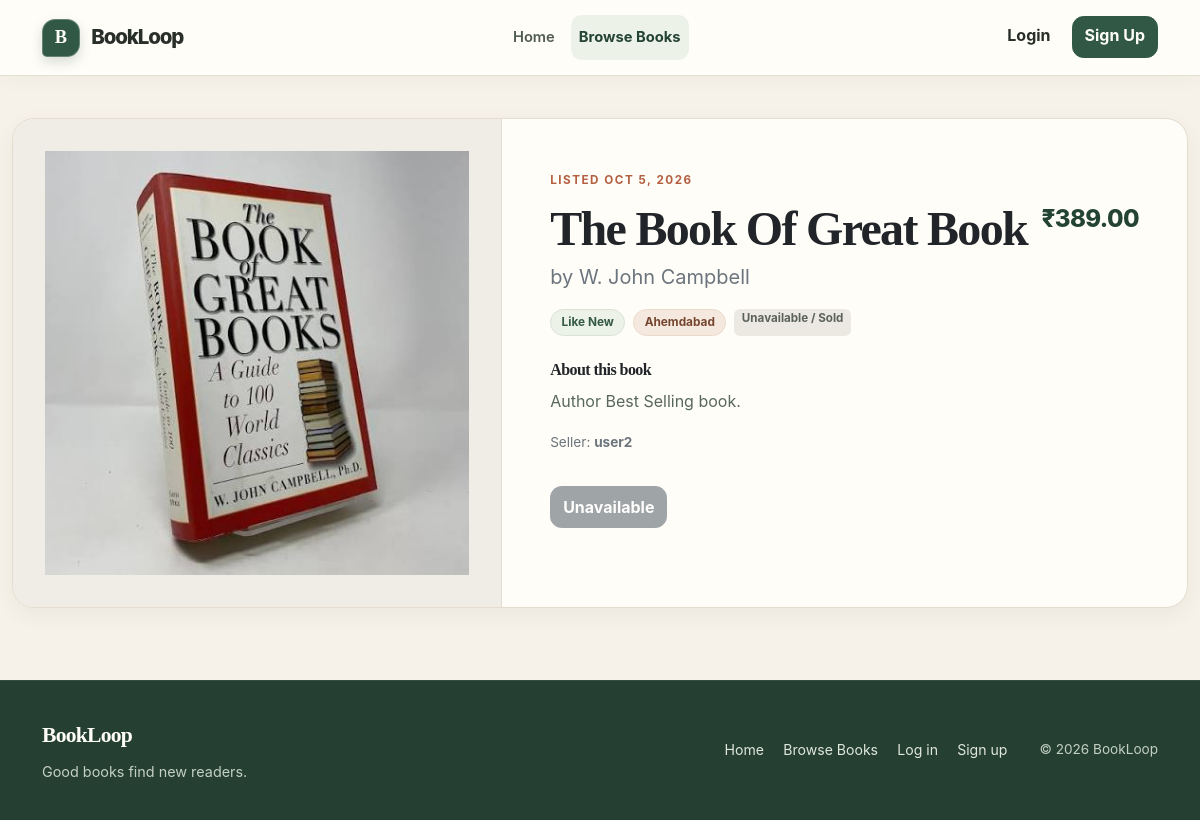
The app's page /books/22/ with its own data.
### apps/books/models.py (models this page shows, shortened)
class BookListing(models.Model):
    class Condition(models.TextChoices):
        NEW = 'New', 'New'
        LIKE_NEW = 'Like New', 'Like New'
        GOOD = 'Good', 'Good'
        FAIR = 'Fair', 'Fair'
    seller = models.ForeignKey(
        settings.AUTH_USER_MODEL,
        on_delete=models.CASCADE,
        related_name='book_listings',
    )
    title = models.CharField(max_length=200)
    author = models.CharField(max_length=200)
    description = models.TextField(blank=True)
    search_embedding = models.JSONField(default=list, blank=True)
    image_embedding = models.JSONField(default=list, blank=True)
    price = models.DecimalField(max_digits=10, decimal_places=2)
    condition = models.CharField(max_length=10, choices=Condition.choices)
    location = models.CharField(max_length=100)
    image = models.ImageField(upload_to='books/', blank=True)
    is_available = models.BooleanField(default=True)
    created_at = models.DateTimeField(auto_now_add=True)

### apps/books/views.py (the view)
# urls.py: path('<int:pk>/', views.listing_detail, name='detail'),
def listing_detail(request, pk):
    book = get_object_or_404(BookListing.objects.select_related('seller'), pk=pk)
    return render(request, 'books/detail.html', {'book': book})

### templates/books/detail.html (shortened to what this page needs)
{% extends 'base.html' %}
{% block content %}
<section class="book-detail card overflow-hidden">
    <div class="row g-0">
        <div class="col-md-5">
            {% if book.image %}
                <img src="{{ book.image.url }}" class="book-detail-image" alt="Cover of {{ book.title }}">
            {% else %}
                <div class="book-detail-image book-card-image-empty"><span>No cover image</span></div>
            {% endif %}
        </div>
        <div class="col-md-7">
            <div class="card-body p-4 p-lg-5">
                <span class="eyebrow">Listed {{ book.created_at|date:"M j, Y" }}</span>
                <div class="d-flex flex-wrap justify-content-between align-items-start gap-2">
                    <div>
                        <h1 class="h2 fw-bold mb-1">{{ book.title }}</h1>
                        <p class="text-secondary fs-5">by {{ book.author }}</p>
                    </div>
                    <span class="book-price fs-4">₹{{ book.price|floatformat:2 }}</span>
                </div>
                <div class="d-flex flex-wrap gap-2 mb-4">
                    <span class="badge condition-badge">{{ book.get_condition_display }}</span>
                    <span class="badge location-badge">{{ book.location }}</span>
                    {% if not book.is_available %}<span class="badge text-bg-secondary">Unavailable / Sold</span>{% endif %}
                </div>
                <h2 class="h6 fw-bold">About this book</h2>
                <p class="text-secondary book-description">{% if book.description %}{{ book.description|linebreaksbr }}{% else %}No description added.{% endif %}</p>
                <p class="small text-secondary">Seller: <strong>{{ book.seller.get_full_name|default:book.seller.username }}</strong></p>
                {% if user == book.seller %}
                    <div class="d-flex flex-wrap gap-2 mt-4">
                        <a class="btn btn-brand" href="{% url 'books:edit' book.pk %}">Edit</a>
                        <a class="btn btn-outline-danger" href="{% url 'books:delete' book.pk %}">Delete</a>
                    </div>
                {% elif book.is_available %}
                    {% if user.is_authenticated %}
                        <a class="btn btn-brand btn-lg mt-3" href="{% url 'orders:checkout' book.pk %}">Buy Now</a>
                    {% else %}
                        <a class="btn btn-brand btn-lg mt-3" href="{% url 'core:login' %}?next={% url 'orders:checkout' book.pk %}">Buy Now</a>
                    {% endif %}
                {% else %}
                    <button class="btn btn-secondary mt-3" type="button" disabled>Unavailable</button>
                {% endif %}
            </div>
        </div>
    </div>
</section>
{% endblock %}

### static/css/style.css (style rules this page uses)
:root { color-scheme: light; --loop-paper: #f6f2e9; --loop-paper-deep: #eee8dc; --loop-surface: #fffdf8; --loop-ink: #282e29; --loop-muted: #6f756e; --loop-forest: #315845; --loop-forest-deep: #234333; --loop-clay: #b35f40; --loop-clay-dark: #91482f; --loop-line: #e4ddcf; --loop-soft-green: #edf2e9; --loop-soft-clay: #f5e9df; --loop-radius: 1.2rem; --loop-shadow: 0 18px 45px rgba(50, 47, 38, 0.08); --loop-shadow-soft: 0 7px 22px rgba(50, 47, 38, 0.055); }
* { min-width: 0; }
html { scroll-behavior: smooth; background: var(--loop-paper); }
body { display: flex; min-height: 100vh; flex-direction: column; background: var(--loop-paper); color: var(--loop-ink); font-family: Inter, ui-sans-serif, system-ui, -apple-system, "Segoe UI", sans-serif; font-size: 0.97rem; line-height: 1.6; -webkit-font-smoothing: antialiased; }
h1, h2, h3, h4, h5, h6 { color: var(--loop-ink); font-family: Georgia, "Times New Roman", serif; font-weight: 600; letter-spacing: -0.035em; line-height: 1.18; text-wrap: balance; }
p { text-wrap: pretty; }
.btn { min-height: 42px; border-radius: 0.72rem; font-weight: 650; transition: transform 150ms ease, box-shadow 150ms ease, background-color 150ms ease; }
.eyebrow { display: inline-block; margin-bottom: 0.7rem; color: var(--loop-clay); font-size: 0.73rem; font-weight: 750; letter-spacing: 0.13em; line-height: 1.4; text-transform: uppercase; }
.book-price { color: var(--loop-forest-deep); font-size: 1.12rem; font-weight: 760; letter-spacing: -0.025em; white-space: nowrap; }
.condition-badge, .location-badge { display: inline-flex; align-items: center; min-height: 27px; padding: 0.33rem 0.65rem; border: 1px solid #d8e3d4; border-radius: 999px; background: var(--loop-soft-green); color: #355a42; font-size: 0.74rem; font-weight: 680; }
.location-badge { border-color: #ead9c9; background: var(--loop-soft-clay); color: #75462f; }
.book-detail { overflow: hidden; border: 1px solid var(--loop-line); border-radius: 1.4rem; background: var(--loop-surface); box-shadow: var(--loop-shadow-soft); }
.book-detail-image { display: block; width: 100%; height: 100%; min-height: 470px; max-height: 680px; border-right: 1px solid var(--loop-line); background: #efede5; object-fit: contain; padding: clamp(1rem, 3vw, 2rem); }
.book-detail .card-body { padding: clamp(1.5rem, 4vw, 3.2rem) !important; }
.book-detail h1 { font-size: clamp(2rem, 4vw, 3.3rem); }
.book-detail .book-description { color: #58675d !important; font-size: 1rem; line-height: 1.8; }
.badge.text-bg-secondary, .badge.text-bg-light { background: #ece9e2 !important; color: #5b625c !important; }

### records on screen
BookListing: image (picture), created_at "OCT 5, 2026", title "The Book Of Great Book", author "W. John Campbell", price "389.00", condition "Like New", location "Ahemdabad", description "Author Best Selling book.", seller.get_full_name "user2"
